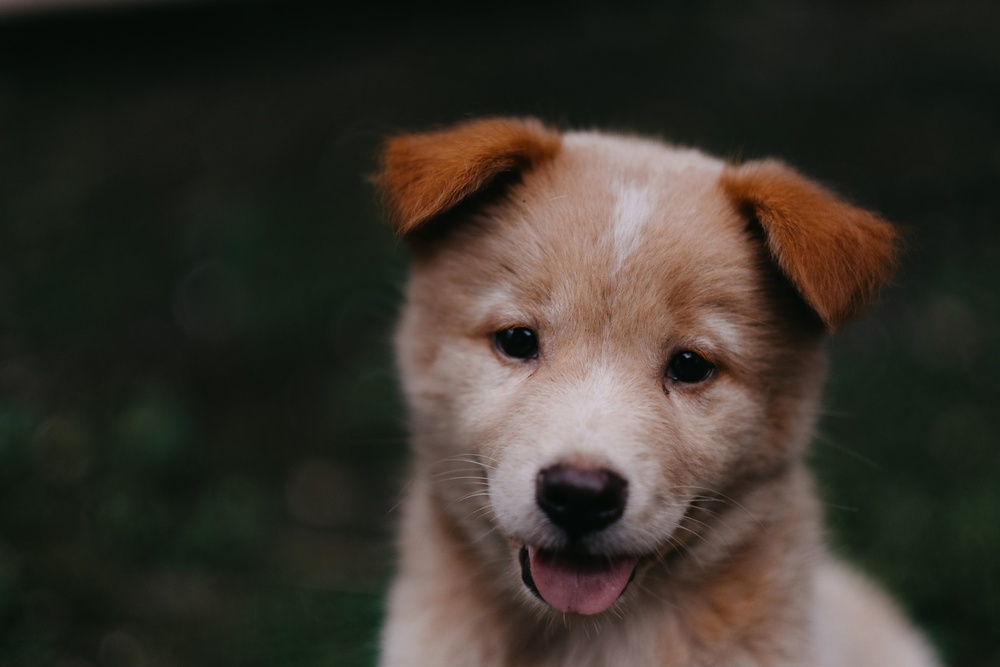
#> input picture Data/00-puppy.jpg, 1000 x 667 px, shrunk from 1950 x 1300 before the run, given in place of the camera
$ jupyter execute 'Live Sketch Using Webcam into Pencil Drawing.ipynb'   (text cells are left out)
#> lines starting #> are read from the running program, lines starting #| are printed output that depends on the picture; after the words box and inside, x2 and y2 are one past the last pixel; in counts of white or black regions, pixels touching at a corner belong together
#> further down, frame is the input picture: shape (667, 1000, 3); mean B, G, R 43.8, 51.8, 57.3
[cell 1]
import cv2
import numpy as np

# Our sketch generating function
def sketch(image):
    # Convert image to grayscale
    img_gray = cv2.cvtColor(image, cv2.COLOR_BGR2GRAY)
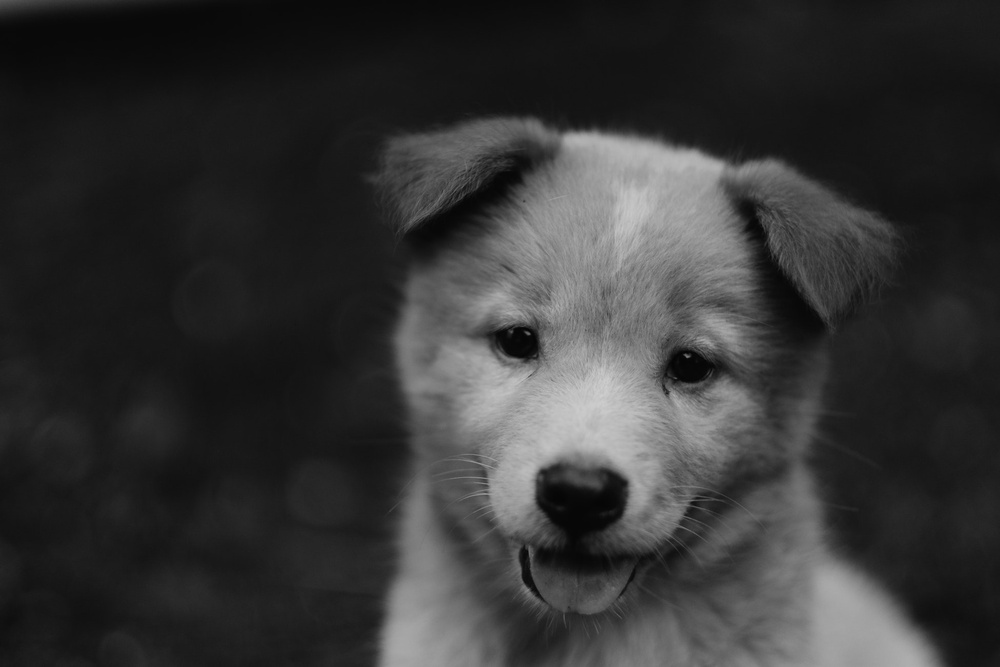
#> img_gray: shape (667, 1000); min 2, max 207, mean 52.6

    # Clean up image using Guassian Blur
    img_gray_blur = cv2.GaussianBlur(img_gray, (5,5), 0)

    # Extract edges
    canny_edges = cv2.Canny(img_gray_blur, 10, 70)
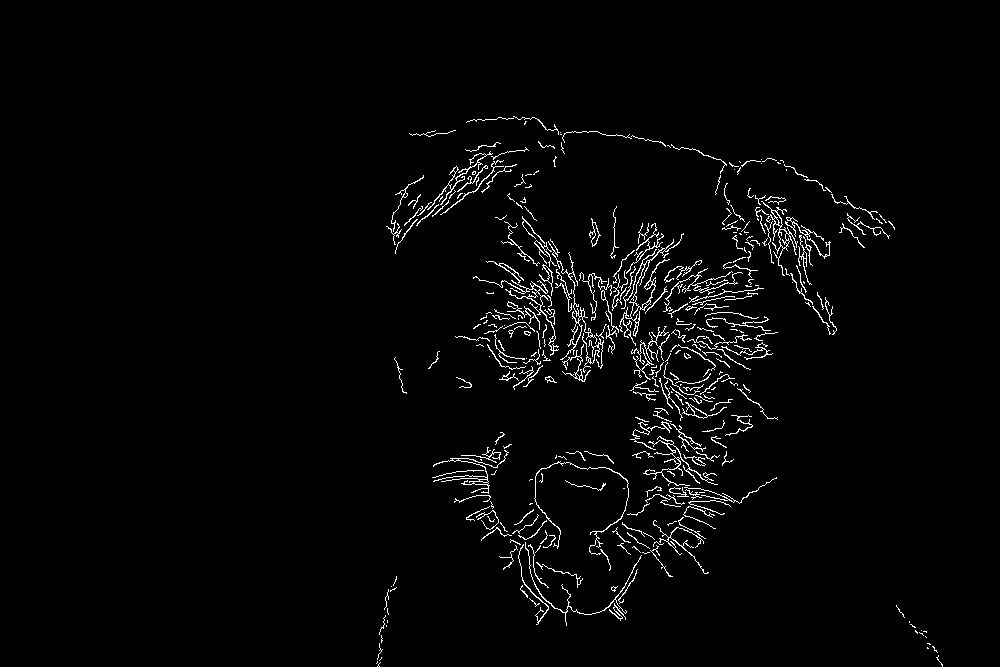
#> canny_edges: shape (667, 1000); 2.3% white in thin lines or dots, all inside (x1, y1, x2, y2) = (376, 116, 943, 667)

    # Do an invert binarize the image
    ret, mask = cv2.threshold(canny_edges, 70, 255, cv2.THRESH_BINARY_INV)
    return mask


# Initialize webcam, cap is the object provided by VideoCapture
# It contains a boolean indicating if it was sucessful (ret)
# It also contains the images collected from the webcam (frame)
cap = cv2.VideoCapture(0)

while True:
    ret, frame = cap.read()
    cv2.imshow('Our Live Sketcher', sketch(frame))
    if cv2.waitKey(1) == ord('q'): #q is the Enter Key
#> (key q is pressed here)
        break

# Release camera and close windows
cap.release()
cv2.destroyAllWindows()

$ run again, on Data/dog_backpack.jpg
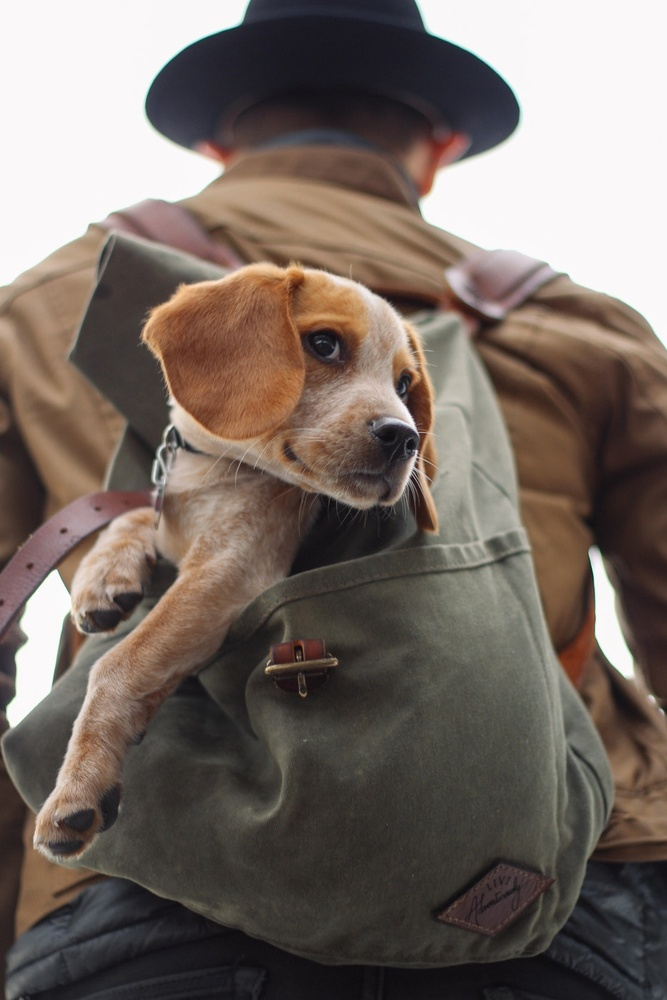
#> input picture Data/dog_backpack.jpg, 667 x 1000 px, shrunk from 934 x 1401 before the run, given in place of the camera
#> frame is the input picture: shape (1000, 667, 3); mean B, G, R 99.5, 106.7, 118
#> in sketch, `img_gray = cv2.cvtColor(image, cv2.COLOR_BGR2GRAY)`:
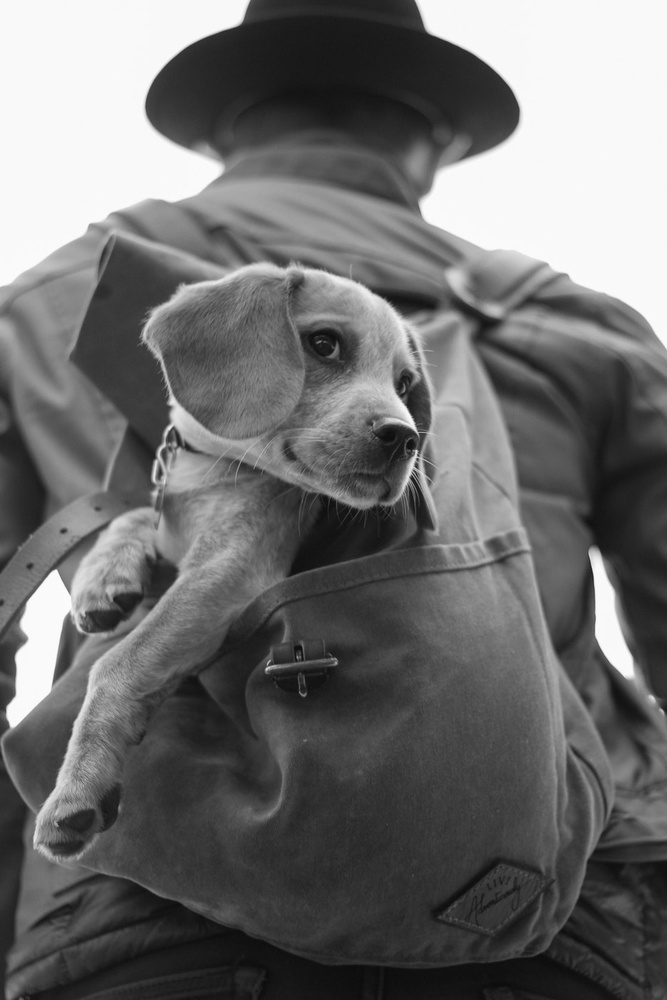
#> img_gray: shape (1000, 667); min 10, max 254, mean 109.3
#> in sketch, `canny_edges = cv2.Canny(img_gray_blur, 10, 70)`:
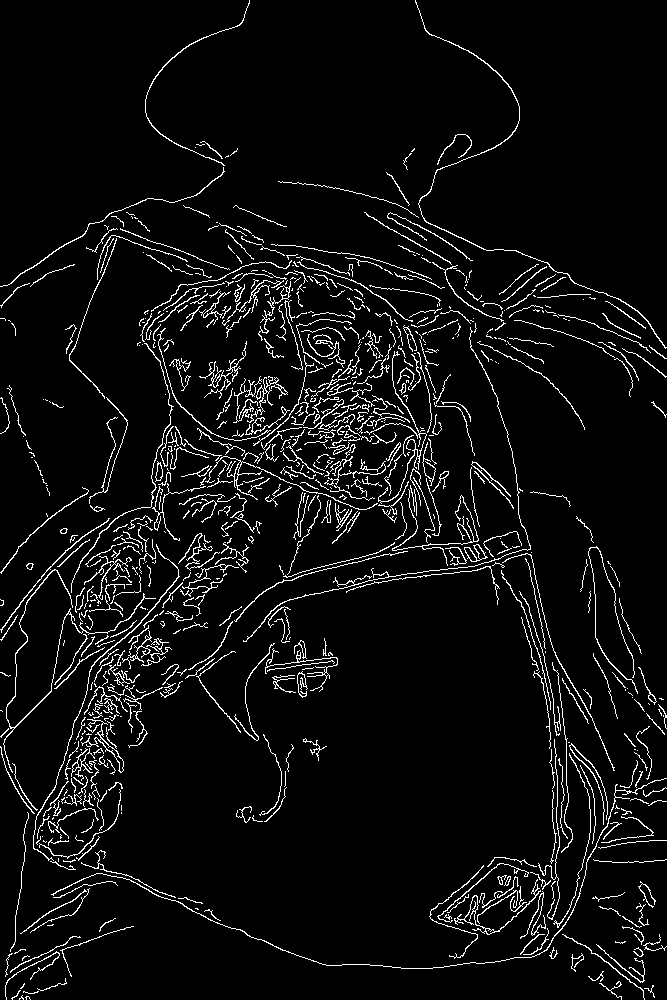
#> canny_edges: shape (1000, 667); 5.5% white in thin lines or dots
#> mask: shape (1000, 667); 94.5% white; black in thin lines or dots
